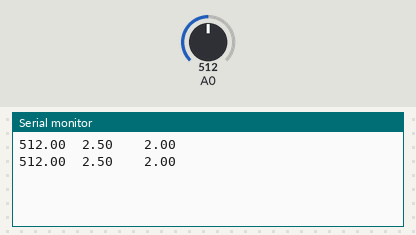
Simulated run of this sketch. Board: Arduino Uno, built with avr-gcc and run on an emulated ATmega328P. Parts: the last lines printed to the serial monitor. Inputs (shaded band) come from the test bench; at power-on: A0 = 512.

Above: at 1.8 s.
1.9 s: A0 set to 716
At 2.8 s:
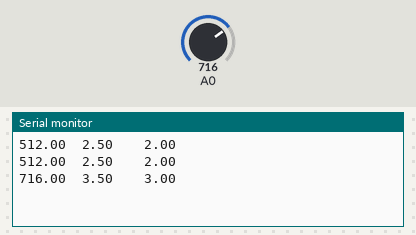
3.4 s: A0 set to 900
At 4.5 s:
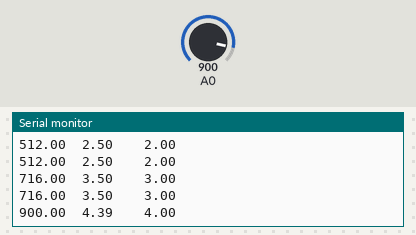
Timing chart, 0 to 6.4 s (numbered marks = the images above; inputs shaded):
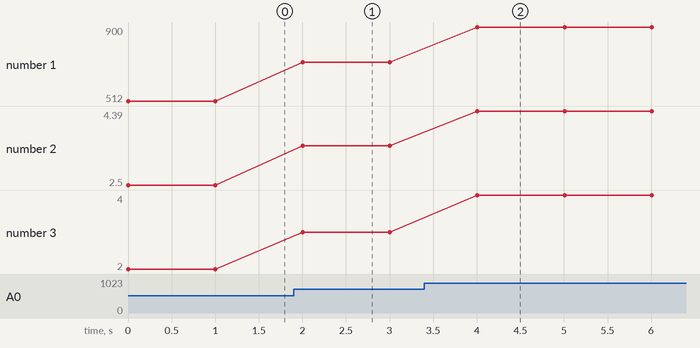

Measured:
- after the input at 1.9 s, the serial monitor: prints a new line after 0.10 s (image 1)
- after the input at 3.4 s, the serial monitor: prints a new line after 0.61 s (image 2)
- plotted number 1: 512 → 716 after the input at 1.9 s, 716 → 900 after the input at 3.4 s
- plotted number 2: 2.5 → 3.5 after the input at 1.9 s, 3.5 → 4.39 after the input at 3.4 s
- plotted number 3: 2 → 3 after the input at 1.9 s, 3 → 4 after the input at 3.4 s

The sketch:

lecturaAnalog.ino.ino
```cpp
int pin=0;
void setup() {
  // put your setup code here, to run once:
  Serial.begin(9600);
}

void loop() {
  // put your main code here, to run repeatedly:
  float sensor=analogRead(0);
  float voltaje=sensor*5/1024;
  Serial.print(sensor);
  Serial.print("\t");
  Serial.print(voltaje);
   Serial.print("\t");
  float lumi=map(sensor,0,1024,0,5);
   Serial.print("\t");
  Serial.print(lumi);
  Serial.print("\n");
  delay(1000);
}
```
